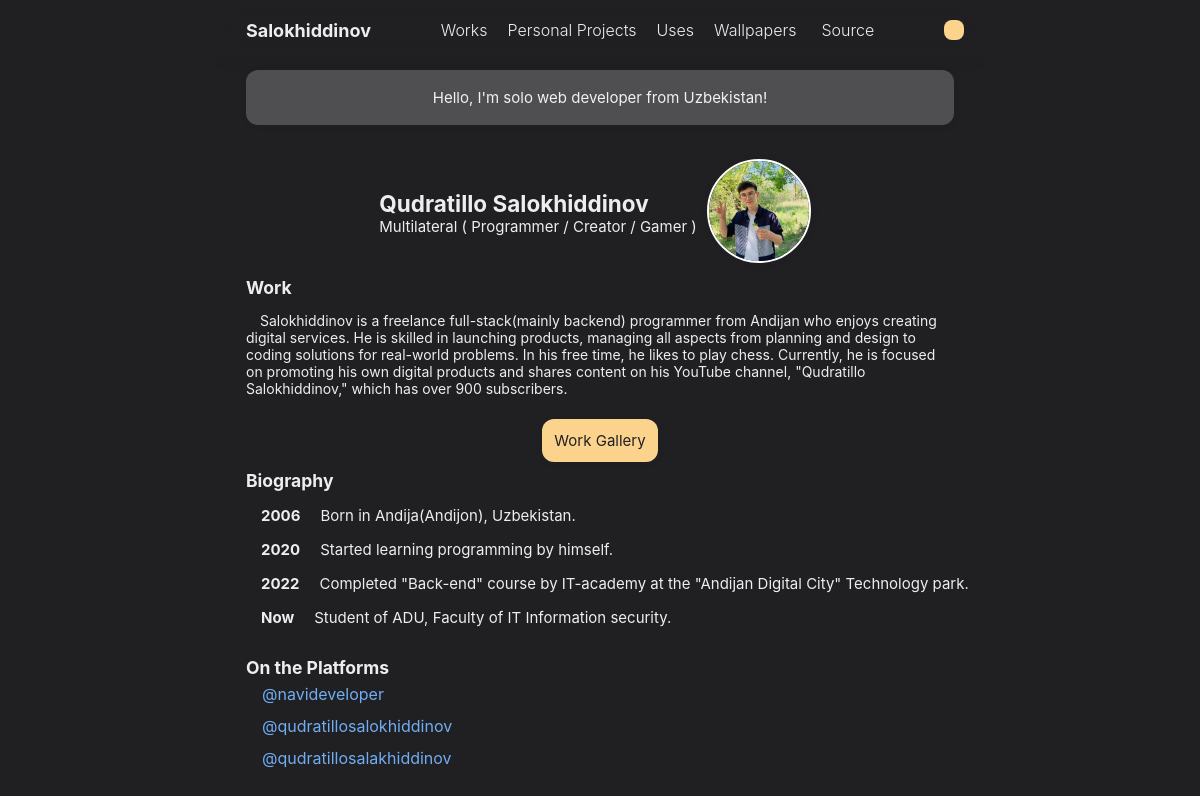
The page / on the database its author committed.
### WebApp/models.py (models this page shows)
class Developer(models.Model):
    greeting = models.TextField(null=True,blank=True)
    first_name = models.CharField(null=True,blank=True,max_length=100)
    last_name = models.CharField(null=True,blank=True,max_length=100)
    who = models.CharField(null=True,blank=True,max_length=100)
    picture = models.ImageField(null=True,blank=True)

class AboutWork(models.Model):
    title = models.CharField(max_length=100)
    text = models.TextField(null=True,blank=True)

class Bio(models.Model):
    title = models.CharField(max_length=100)
    cells = models.ManyToManyField(BioCell)

class BioCell(models.Model):
    year = models.CharField(max_length=100)
    text = models.CharField(max_length=255)

class Platform(models.Model):
    icon = models.CharField(max_length=100)
    username = models.CharField(max_length=100)
    url = models.CharField(max_length=255)

### WebApp/views.py (the view)
# urls.py: path('',IndexPage,name='index'),
def IndexPage(request):
    DATA = {
        'developer':Developer.objects.last(),
        'work':AboutWork.objects.last(),
        'bio':Bio.objects.last(),
        'platforms':Platform.objects.all()
    }
    return render(request,'index.html',DATA)

### templates/index.html (shortened to what this page needs)
{% extends "base.html" %}
{% load static %}
{% block content %}
            <div class="customized-body">
                <div class="greeting-label">
                    <p>{{developer.greeting}}</p>
                </div>
                <div class="about-developer">
                    <div class="developer">
                        <h2>{{developer.first_name}} {{developer.last_name}}</h2>
                        <p>{{developer.who}}</p>
                    </div>
                    <div class="picture">
                        <img src="{{developer.picture.url}}"
                            alt="none">
                    </div>
                </div>
                <div class="about-work">
                    <h3>{{work.title}}</h3>
                    <p>{{work.text}}</p>
                </div>
                <div class="btn-redirect">
                    <a href="{% url 'works' %}">{{work.title}} Gallery</a>
                </div>
                <div class="about-bio">
                    <h3>{{bio.title}}</h3>
                    {% for i in bio.cells.all %}
                    <div class="info">
                        <h4>{{i.year}}</h4><p>{{i.text}}</p>
                    </div>
                    {% endfor %}
                </div>
                <div class="about-web">
                    <h3>On the Platforms</h3>
                    {% for i in platforms %}
                    <a href="{{i.url}}">
                        <ion-icon name="{{i.icon}}"></ion-icon>{{i.username}}
                    </a>
                    {% endfor %}
                </div>
            </div>
        </div>
    </div>
</body>
</html>
{% endblock content %}

### templates/base.html (shortened to what this page needs)
{% load static %}
<!DOCTYPE html>
<html lang="en">
<head>
    <link rel="stylesheet" href="{% static './assets/css/style.css' %}">
</head>
<body onload="brython()">
    <div class="container">
        <div class="window">
            <div class="nav">
                <div class="logo-name">
                    <a href="{% url 'index' %}">
                        <h4>
                            {{developer.last_name}}
                        </h4>
                    </a>
                </div>
                <div id="menu-btns" class="menu-btns">
                    <a href="{% url 'works' %}">Works</a>
                    <a href="{% url 'projects' %}">Personal Projects</a>
                    <a href="{% url 'uses' %}">Uses</a>
                    <a href="{% url 'wallpapers' %}">Wallpapers</a>
                    <a href="https://github.com/navideveloper/">
                        Source
                    </a>
                </div>
                <div class="left-btns">
                    <button class="switcher" id="switcher">
                    </button>
                </div>
            </div>
            {% block content %}
            {% endblock content %}

### static-public/assets/css/style.css (style rules this page uses)
:root { --dark-bg: #202023; --dark-fg: rgba(255,255,255,0.92); --dark-mode: #FBD38D; --dark-menu-bg: #2d3748; --dark-btn-mobile-menu: rgba(255,255,255,0.55); --dark-ahref: rgb(112, 173, 243); --bgcolor: var(--dark-bg); --fgcolor: var(--dark-fg); --mode: var(--dark-mode); --menu-bg: var(--dark-menu-bg); --btn-mobile-menu: var(--dark-btn-mobile-menu); --ahref: var(--dark-ahref); --white-opacity: #6b6b6b; --white-036: #ffffff36; --light-bg:rgb(240, 231, 219); --light-fg: var(--dark-bg); --light-mode: #805AD5; --light-menu-bg: #ffffff; --light-btn-mobile-menu: var(--dark-bg); }
body { box-sizing: border-box; margin: 0; padding: 0; font-family: -apple-system, BlinkMacSystemFont, "Segoe UI", Roboto, "Helvetica Neue", Ubuntu, Arial, sans-serif; font-size: 15px; }
a { text-decoration: none; color: var(--fgcolor); }
button { border: none; background-color: transparent; color:transparent }
.container { width: 100%; height: 100vh; overflow-y: hidden; background: var(--bgcolor); display: flex; justify-content: center; align-items: center; color: var(--fgcolor); }
.window { width: 768px; max-width: 768px; height: 100vh; background: var(--bgcolor); display: flex; flex-direction: column; overflow-x: hidden; overflow-y: scroll; scrollbar-width: none; }
.left-btns { display: flex; gap: 10px; }
.window .nav { box-sizing: border-box; width: 100%; padding-top: 6px; padding-bottom: 6px; padding-left: 30px; padding-right: 20px; height: 60px; background-color: rgba(255, 255, 255, 0); backdrop-filter: blur(10px); box-shadow: 0 4px 15px rgba(0, 0, 0, 0.02); position: sticky; top: 0; left: 0; display: flex; flex-direction: row; justify-content: space-between; align-items: center; font-size: 18px; z-index: 100; }
.nav .logo-name { cursor: pointer; }
.nav .menu-btns { display: flex; flex-direction: row; gap: 20px; font-weight: 300; font-size: 16px; transition: transform 1.2s ease, background-color 1.2s ease; }
.nav .menu-btns a { display: flex; gap: 5px; align-items: center; }
.nav .switcher { font-size: 20px; display: flex; justify-content: center; background-color: var(--mode); color: var(--bgcolor); border-radius: 8px; padding: 10px; z-index: 10; cursor: pointer; transition: transform 0.7s ease, background-color 0.7s ease; }
.window .customized-body { box-sizing: border-box; padding-top: 10px; padding-bottom: 20px; padding-left: 30px; padding-right: 30px; transition: transform 0.7s ease, background-color 0.7s ease; }
.greeting-label { box-sizing: border-box; width: 100%; display: flex; flex-direction: row; align-items: center; justify-content: center; background-color: var(--white-036); padding: 3px; border-radius: 12px; text-align: center; margin-bottom:24px; box-shadow: 1px 1px 8px rgba(0, 0, 0, 0.05); }
.about-developer { display: flex; flex-direction: row; flex-wrap: wrap;; word-wrap: break-word; width: 100%; align-items: center; justify-content: center; }
.about-developer .developer { display: flex; flex-direction: column; gap: 0; }
h1, h2, h3, h4, h5, h6 { padding: 0; margin: 0; }
.about-developer .developer h2, .developer p { margin: 0; padding: 0; }
.about-developer .picture { margin: 10px; }
.about-developer .picture img { width: 100px; height: 100px; border-radius: 100%; border: 2px solid white; box-shadow: 1px 1px 8px rgba(0, 0, 0, 0.05); }
.about-work { display: flex; flex-direction: column; }
.about-work p { text-indent: 1em; font-size: 14px; }
.about-work p { font-size: 14px; }
.about-bio .info { display: flex; align-items: center; gap: 20px; width: 100%; margin:15px; }
.about-bio p { margin:0; }
.btn-redirect { text-align: center; margin: 20px; }
.btn-redirect a { padding: 12px; background-color: var(--mode); color: var(--bgcolor); border-radius: 12px; box-shadow: 1px 1px 8px rgba(0, 0, 0, 0.05); text-decoration: none; }
.about-web { margin-top: 30px; display: flex; flex-direction: column; }
.about-web a { display: flex; gap: 10px; padding: 6px; align-items: center; hyphens: 1em; font-size: 16px; color: var(--ahref); }
.logo-name a { text-decoration: none; }

### rows shown on the page
Developer: last_name "Salokhiddinov", greeting "Hello, I'm solo web developer from Uzbekistan!", first_name "Qudratillo", who "Multilateral ( Programmer / Creator / Gamer )", picture (picture)
AboutWork: title "Work", text "Salokhiddinov is a freelance full-stack(mainly backend) programmer from Andijan who enjoys creating digital services. He is skilled in launching products, managing all aspects from planning and design to coding solutions for real-world problems. In his free time, he likes to play chess. Currently, he is focused on promoting his own digital products and shares content on his YouTube channel, \"Qudratillo Salokhiddinov,\" which has over 900 subscribers."
Bio: title "Biography"
BioCell: year "2006", text "Born in Andija(Andijon), Uzbekistan."
BioCell: year "2020", text "Started learning programming by himself."
BioCell: year "2022", text "Completed \"Back-end\" course by IT-academy at the \"Andijan Digital City\" Technology park."
BioCell: year "Now", text "Student of ADU, Faculty of IT Information security."
Platform: username "@navideveloper"
Platform: username "@qudratillosalokhiddinov"
Platform: username "@qudratillosalakhiddinov"
